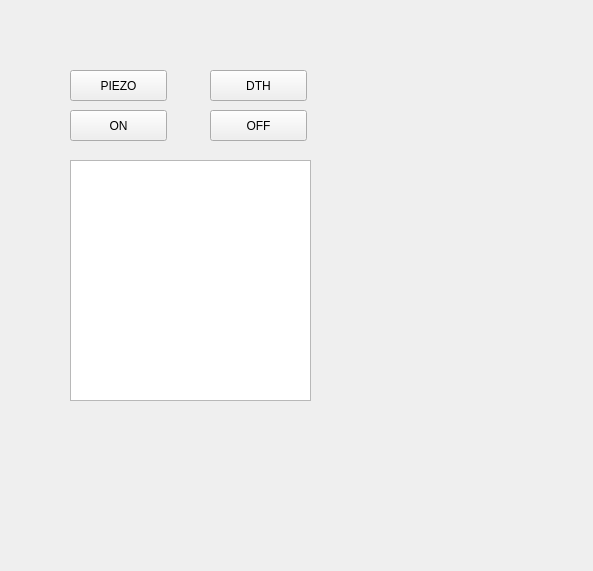
<?xml version="1.0" encoding="UTF-8"?>
<ui version="4.0">
 <class>Form</class>
 <widget class="QWidget" name="Form">
  <property name="geometry">
   <rect>
    <x>0</x>
    <y>0</y>
    <width>593</width>
    <height>571</height>
   </rect>
  </property>
  <property name="windowTitle">
   <string>Form</string>
  </property>
  <widget class="QPushButton" name="pushButton">
   <property name="geometry">
    <rect>
     <x>70</x>
     <y>110</y>
     <width>97</width>
     <height>31</height>
    </rect>
   </property>
   <property name="text">
    <string>ON</string>
   </property>
  </widget>
  <widget class="QPushButton" name="pushButton_2">
   <property name="geometry">
    <rect>
     <x>210</x>
     <y>110</y>
     <width>97</width>
     <height>31</height>
    </rect>
   </property>
   <property name="text">
    <string>OFF</string>
   </property>
  </widget>
  <widget class="QTextEdit" name="textEdit">
   <property name="geometry">
    <rect>
     <x>70</x>
     <y>160</y>
     <width>241</width>
     <height>241</height>
    </rect>
   </property>
  </widget>
  <widget class="QPushButton" name="pushButton_3">
   <property name="geometry">
    <rect>
     <x>70</x>
     <y>70</y>
     <width>97</width>
     <height>31</height>
    </rect>
   </property>
   <property name="text">
    <string>PIEZO</string>
   </property>
  </widget>
  <widget class="QPushButton" name="pushButton_4">
   <property name="geometry">
    <rect>
     <x>210</x>
     <y>70</y>
     <width>97</width>
     <height>31</height>
    </rect>
   </property>
   <property name="text">
    <string>DTH</string>
   </property>
  </widget>
 </widget>
 <resources/>
 <connections/>
</ui>
